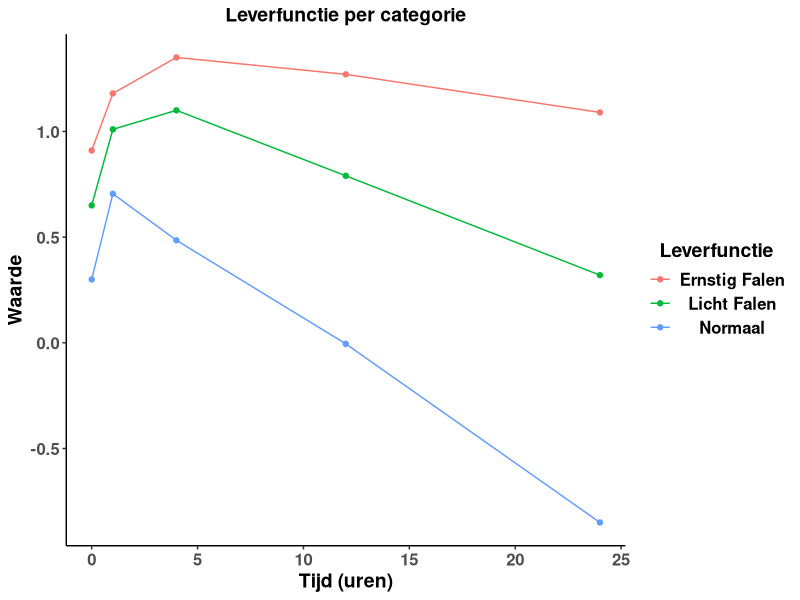

This figure's R source:
library(tidyverse)

# 1. Patiënt Stamdata
pk_patients <- data.frame(
  `Patiënt ID` = c("PAT_01", "PAT_02", "PAT_03", "PAT_04", "PAT_05"),
  Leverfunctie = c("Normaal", "Licht_Falen", "Ernstig_Falen", "Normaal", "Licht_Falen"),
  Leeftijd = c(45, 62, 58, 39, 71)
) %>%
  filter(Patiënt.ID != "PAT_05")

# 2. PK Concentratie metingen (breed format)
pk_metingen <- data.frame(
  pid = c("PAT_01", "PAT_02", "PAT_03", "PAT_04", "PAT_06"), # PAT_06 is onbekend in stamdata
  T0_5_uur = c(2.1, 4.5, 8.2, 1.9, 3.3),
  T1_0_uur = c(5.4, 10.2, 15.1, 4.8, 6.1),
  T4_0_uur = c(3.2, 12.5, 22.4, 2.9, 5.2),
  T12_0_uur = c(1.1, 6.2, 18.5, 0.9, 2.1),
  T24_0_uur = c(0.2, 2.1, 12.4, 0.1, 0.5),
  Opmerking = c("Geen", "Lichte misselijkheid", "NA", "Slaapzak", "NA")
) %>%
  filter(pid != "PAT_06") %>%
  rename("Patiënt.ID" = "pid") %>%
  left_join(pk_patients, by="Patiënt.ID") %>%
  pivot_longer(cols = 2:6,
               names_to = "Tijd",
               values_to = "Waarde") %>%
  mutate(Tijd=parse_number(Tijd))%>%
  mutate(Waarde=round(log10(Waarde), digits = 2)) %>%
  group_by(Leverfunctie, Tijd) %>%
  summarise(Mean_waarde=mean(Waarde), SD=sd(Waarde)) %>%
  ggplot(mapping=aes(x=Tijd,
                     y=Mean_waarde,
                     colour = Leverfunctie,
                     group=Leverfunctie)) +
  scale_colour_discrete(labels=c("Ernstig_Falen" = "Ernstig Falen",
                                 "Licht_Falen" = "Licht Falen")) +
  geom_line() +
  geom_point() +
  theme_classic() +
  theme(plot.title = element_text(hjust=0.5,
                                   face="bold",
                                   family="sans",
                                  size=14),
        axis.title.x = element_text(hjust=0.5,
                                    face="bold",
                                    family="sans",
                                    size=14),
        axis.title.y = element_text(hjust=0.5,
                                    face="bold",
                                    family="sans",
                                    size=14),
        legend.text= element_text(hjust=0.5,
                                    face="bold",
                                    family="sans",
                                    size=12),
        legend.title= element_text(hjust=0.5,
                                  face="bold",
                                  family="sans",
                                  size=14),
        axis.text=element_text(hjust=0.5,
                                face="bold",
                                family="sans",
                                size=12)) +
  labs(title = "Leverfunctie per categorie",
       x="Tijd (uren)",
       y="Waarde")

# Theoretische curve data (om mee te vergelijken)
theoretisch_model <- data.frame(
  Tijd_u = c(0.5, 1, 4, 12, 24),
  Target_Conc = c(2.5, 6.0, 4.0, 1.5, 0.5)
)
